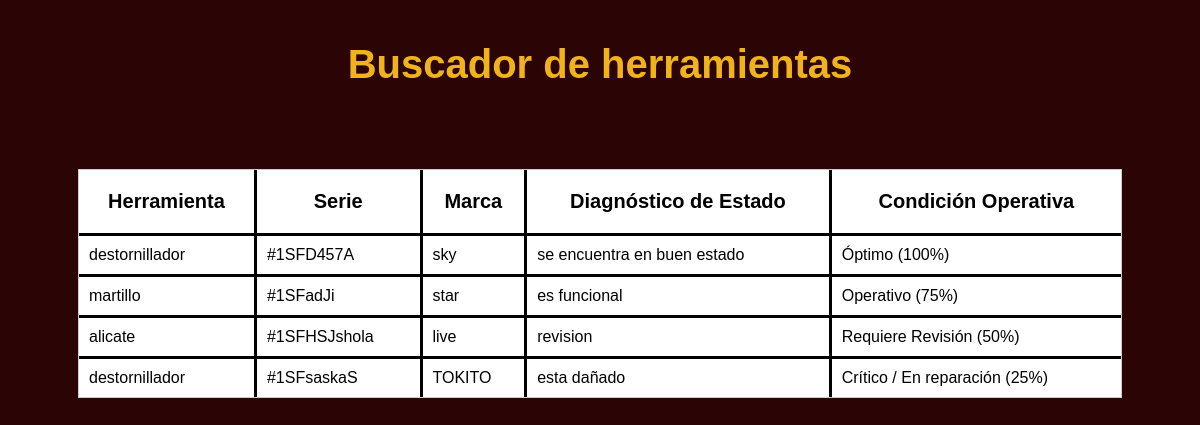
The app's page /inventario.php with its own data.
### tables this page shows
CREATE TABLE `herramientas` (
  `id` int(11) NOT NULL,
  `tools` varchar(30) NOT NULL,
  `serie` varchar(30) NOT NULL,
  `marca` varchar(30) NOT NULL,
  `estado` varchar(255) NOT NULL
);

CREATE TABLE `condiciones` (
  `id` int(11) NOT NULL,
  `condicion` varchar(30) NOT NULL
);

### clase/regis_herra.php (called while the page is built, shortened)
<?php
class Herramienta{
     public static function buscarTodo() {
         $conn = DB::conectar();
         $sql = 'SELECT tools, serie, marca, estado, condicion FROM herramientas INNER JOIN cond_herra ON herramientas.id = cond_herra.herramientaId INNER JOIN condiciones ON cond_herra.condicionId = condiciones.id';
         $busqueda = $conn->query($sql);
         return $busqueda;
     }
 }
?>

### inventario.php (the view, shortened to what this page needs)
<?php
    require_once('clase/regis_herra.php');
    $busHerramienta= Herramienta::buscarTodo();
?>
<!DOCTYPE html>
<html lang="es">
<head>
    <link rel="stylesheet" href="assets/css/inventario.css">
</head>
<body>
<div id="boxPadre">
        <div id="boxTitulo" ><h1>Buscador de herramientas</h1></div>
    <form method="POST" action="pro_herr.php" onsubmit="return enviar()">
    <?php
        if($busHerramienta->num_rows == 0)  {
            echo 'No existen registros en la base de datos';
        } else {
            echo '<div id="boxTabla" >';
            echo '<table>';
            echo '<tr>';
            echo '
            <th>Herramienta</th>
            <th>Serie</th>
            <th>Marca</th>
            <th>Diagnóstico de Estado</th>
            <th>Condición Operativa</th>';
             echo '</tr>';
            while($data = $busHerramienta->fetch_array()) {
                echo '<tr>';
                    echo '
                    <td>'.$data['tools'].'</td>
                    <td>'.$data['serie'].'</td>
                    <td>'.$data['marca'].'</td>
                    <td id="estado">'.$data['estado'].'</td>
                    <td>'.$data['condicion'].'</td>';
                echo '</tr>';
            }
            echo '</table>';
        }
    ?>
</div>
</body>
</html>

### assets/css/inventario.css (style rules this page uses)
* { box-sizing: border-box; }
html, body { margin: 0; padding: 0; font-family: sans-serif; background-color: #2b0505; }
#boxPadre { width: 100%; min-height: 100vh; display: flex; flex-direction: column; }
#boxTitulo { padding: 15px; }
#boxTabla { margin: 20px auto; width: 90%; max-height: 400px; overflow-y: auto; border: 1px solid #ccc; }
h1 { text-align: center; font-size: 40px; color: #f1b31c;; }
form { flex-grow: 1; display: flex; flex-direction: column; align-items: center; padding: 20px; }
table { width: 100%; border-collapse: collapse; background-color: white; }
th, td { border: 3px solid black; padding: 10px; }
th { text-align: center; font-size: 20px; padding: 20px 10px; }
td { word-wrap: break-word; text-align: left; }
tr:first-child th { border-top: 0 solid black; }
tr:last-child td { border-bottom: 0 solid black; }
td:first-child, th:first-child { border-left: 0 solid black; }
td:last-child, th:last-child { border-right: 0 solid black; }
#estado { max-width: 200px; }

### records on screen
herramientas: tools "destornillador", serie "#1SFD457A", marca "sky", estado "se encuentra en buen estado", condiciones.condicion "Óptimo (100%)"
herramientas: tools "martillo", serie "#1SFadJi", marca "star", estado "es funcional", condiciones.condicion "Operativo (75%)"
herramientas: tools "alicate", serie "#1SFHSJshola", marca "live", estado "revision", condiciones.condicion "Requiere Revisión (50%)"
herramientas: tools "destornillador", serie "#1SFsaskaS", marca "TOKITO", estado "esta dañado", condiciones.condicion "Crítico / En reparación (25%)"
